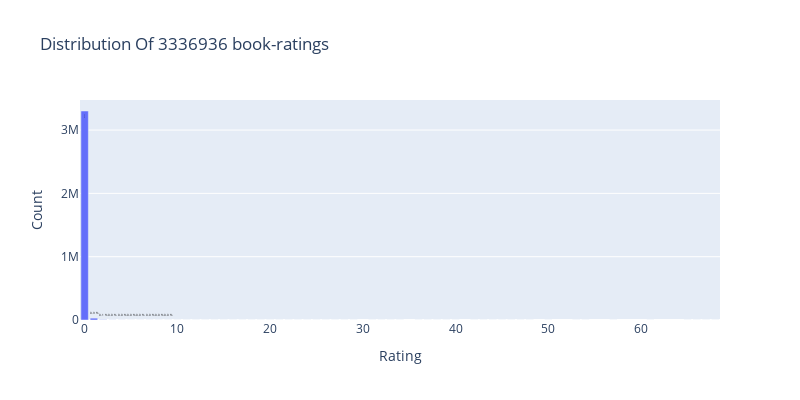

Notebook code for this chart:
### Markdown cell above
## EDA

### Ratings Distribution

### Code cell
init_notebook_mode(connected=True)

data = df['rating'].value_counts().sort_index(ascending=False)
trace = go.Bar(x = data.index,
               text = ['{:.1f} %'.format(val) for val in (data.values / df.shape[0] * 100)],
               textposition = 'auto',
               textfont = dict(color = '#000000'),
               y = data.values,
               )
# Create layout
layout = dict(title = 'Distribution Of {} book-ratings'.format(df.shape[0]),
              xaxis = dict(title = 'Rating'),
              yaxis = dict(title = 'Count'), width=800, height=400)
# Create plot
fig = go.Figure(data=[trace], layout=layout)
iplot(fig)

### Figure 1 — Plotly figure (JSON) as saved in the notebook; plotly's stock layout.template omitted (floating-point values rounded to 4 significant figures)
{"data": [{"text": ["0.0 %", "0.0 %", "0.0 %", "0.0 %", "0.0 %", "0.0 %", "0.0 %", "0.0 %", "0.0 %", "0.0 %", "0.0 %", "0.0 %", "0.0 %", "0.0 %", "0.0 %", "0.0 %", "0.0 %", "0.0 %", "0.0 %", "0.0 %", "0.0 %", "0.0 %", "0.0 %", "0.0 %", "0.0 %", "0.0 %", "0.0 %", "0.0 %", "0.0 %", "0.0 %", "0.0 %", "0.0 %", "0.0 %", "0.0 %", "0.0 %", "0.0 %", "0.0 %", "0.0 %", "0.0 %", "0.0 %", "0.0 %", "0.0 %", "0.0 %", "0.0 %", "0.0 %", "0.0 %", "0.0 %", "0.0 %", "0.0 %", "0.0 %", "0.0 %", "0.0 %", "0.1 %", "0.9 %", "98.9 %"], "textfont": {"color": "#000000"}, "textposition": "auto", "type": "bar", "x": [68, 67, 66, 65, 61, 57, 54, 53, 50, 48, 47, 46, 45, 44, 43, 42, 40, 39, 38, 37, 36, 34, 33, 32, 31, 29, 28, 27, 26, 25, 24, 23, 22, 21, 20, 19, 18, 17, 16, 15, 14, 13, 12, 11, 10, 9, 8, 7, 6, 5, 4, 3, 2, 1, 0], "y": [1, 1, 1, 1, 1, 3, 1, 1, 2, 2, 1, 1, 2, 1, 1, 3, 1, 3, 1, 2, 2, 3, 4, 3, 3, 3, 9, 6, 11, 7, 3, 9, 9, 12, 14, 11, 16, 7, 23, 27, 22, 34, 39, 53, 56, 90, 131, 172, 214, 363, 581, 1162, 3621, 29128, 3301058]}], "layout": {"height": 400, "title": {"text": "Distribution Of 3336936 book-ratings"}, "width": 800, "xaxis": {"title": {"text": "Rating"}}, "yaxis": {"title": {"text": "Count"}}}}
